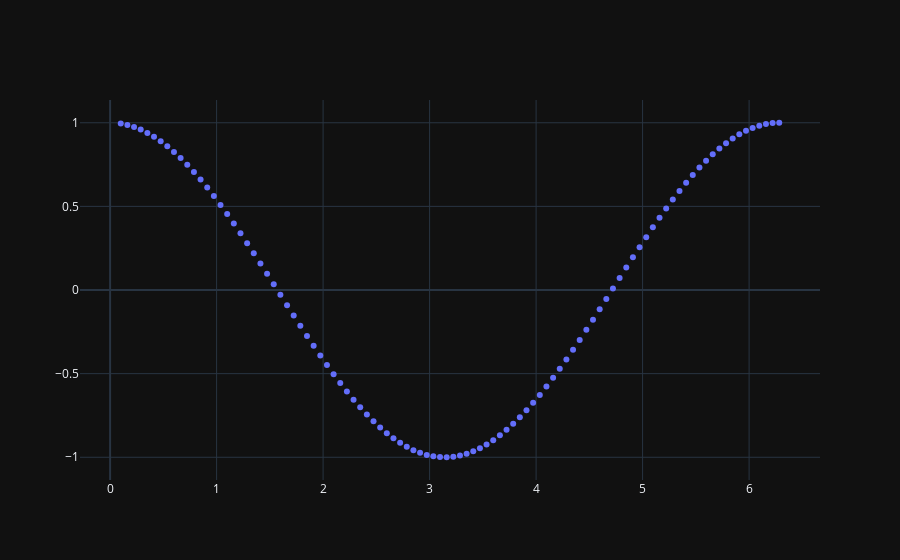

Notebook code for this chart:
### Code cell
import numpy as np

# Plotting Cosine Curve Using Plotly Scatter Plot
x = np.linspace(0.1, 2 * np.pi, 100)
y = np.cos(x)

trace = go.Scatter(x=x, y=y, mode='markers')
data = [trace]

offline.iplot(data)
